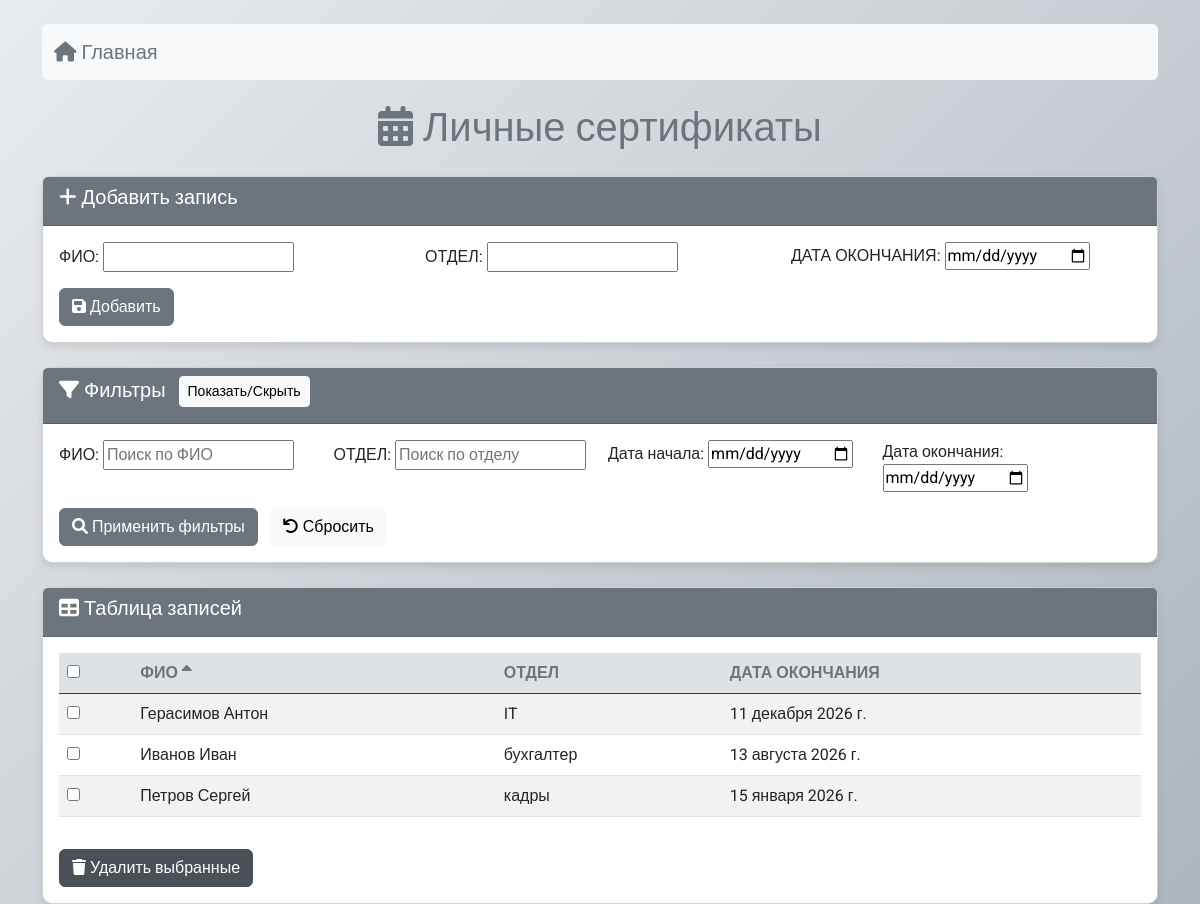
The app's page /certificate_expiry/ with its own data.
### certificates/models.py (models this page shows, shortened)
class CertificateExpiry(models.Model):
    full_name = models.CharField(max_length=100, verbose_name="ФИО")
    department = models.CharField(max_length=100, verbose_name="ОТДЕЛ")
    expiry_date = models.DateField(verbose_name="ДАТА ОКОНЧАНИЯ")

### certificates/views.py (the view)
# urls.py: path('certificate_expiry/', cert_views.certificate_expiry_list, name='certificate_expiry_list'),
def certificate_expiry_list(request):
    if request.method == 'POST':
        if 'add' in request.POST:
            form = CertificateExpiryForm(request.POST)
            if form.is_valid():
                form.save()
                return redirect('certificate_expiry_list')
        elif 'delete' in request.POST:
            selected_ids = request.POST.getlist('selected')
            CertificateExpiry.objects.filter(id__in=selected_ids).delete()
            return redirect('certificate_expiry_list')
    else:
        form = CertificateExpiryForm()
    filter_form = CertificateExpiryFilterForm(request.GET)
    expiries = CertificateExpiry.objects.all()
    if filter_form.is_valid():
        full_name = filter_form.cleaned_data.get('full_name')
        department = filter_form.cleaned_data.get('department')
        expiry_date_from = filter_form.cleaned_data.get('expiry_date_from')
        expiry_date_to = filter_form.cleaned_data.get('expiry_date_to')
        if full_name:
            expiries = expiries.filter(full_name__icontains=full_name)
        if department:
            expiries = expiries.filter(department__icontains=department)
        if expiry_date_from:
            expiries = expiries.filter(expiry_date__gte=expiry_date_from)
        if expiry_date_to:
            expiries = expiries.filter(expiry_date__lte=expiry_date_to)
    sort_by = request.GET.get('sort', 'full_name')
    if sort_by.startswith('-'):
        direction = 'desc'
        sort_field = sort_by[1:]
    else:
        direction = 'asc'
        sort_field = sort_by
    expiries = expiries.order_by(sort_by)
    today = timezone.now().date()
    return render(request, 'certificates/certificate_expiry_list.html', {
        'expiries': expiries,
        'form': form,
        'filter_form': filter_form,
        'today': today,
        'sort_by': sort_by,
        'direction': direction,
        'sort_field': sort_field,
    })

### certificates/forms.py
class CertificateExpiryForm(forms.ModelForm):
    class Meta:
        model = CertificateExpiry
        fields = ['full_name', 'department', 'expiry_date']
        widgets = {
            'expiry_date': forms.DateInput(attrs={'type': 'date'}),
        }

class CertificateExpiryFilterForm(forms.Form):
    full_name = forms.CharField(required=False, label="ФИО", widget=forms.TextInput(attrs={'placeholder': 'Поиск по ФИО'}))
    department = forms.CharField(required=False, label="ОТДЕЛ", widget=forms.TextInput(attrs={'placeholder': 'Поиск по отделу'}))
    expiry_date_from = forms.DateField(required=False, label="Дата начала", widget=forms.DateInput(attrs={'type': 'date'}))
    expiry_date_to = forms.DateField(required=False, label="Дата окончания", widget=forms.DateInput(attrs={'type': 'date'}))

### certificates/templates/certificates/certificate_expiry_list.html (shortened to what this page needs)
<!DOCTYPE html>
<html lang="ru">
<head>
    <link href="https://cdn.jsdelivr.net/npm/bootstrap@5.3.0/dist/css/bootstrap.min.css" rel="stylesheet">
    <link rel="stylesheet" href="https://cdnjs.cloudflare.com/ajax/libs/font-awesome/6.0.0/css/all.min.css">
</head>
<body>
    <div class="container mt-4">
        <nav class="navbar navbar-expand-lg navbar-light bg-light mb-4 rounded">
            <div class="container-fluid">
                <a class="navbar-brand text-secondary" href="/"><i class="fas fa-home"></i> Главная</a>
            </div>
        </nav>
        <h1 class="text-center text-secondary mb-4"><i class="fas fa-calendar-alt"></i> Личные сертификаты</h1>
        <div class="card mb-4">
            <div class="card-header">
                <h5><i class="fas fa-plus"></i> Добавить запись</h5>
            </div>
            <div class="card-body">
                <form method="post">
                    <div class="row g-3">
                        <div class="col-md-4">{{ form.full_name.label_tag }} {{ form.full_name }}</div>
                        <div class="col-md-4">{{ form.department.label_tag }} {{ form.department }}</div>
                        <div class="col-md-4">{{ form.expiry_date.label_tag }} {{ form.expiry_date }}</div>
                    </div>
                    <button type="submit" name="add" class="btn btn-secondary mt-3"><i class="fas fa-save"></i> Добавить</button>
                </form>
            </div>
        </div>
        <div class="card mb-4">
            <div class="card-header">
                <h5><i class="fas fa-filter"></i> Фильтры <button class="btn btn-sm btn-light ms-2" type="button" data-bs-toggle="collapse" data-bs-target="#filterCollapse">Показать/Скрыть</button></h5>
            </div>
            <div class="collapse show" id="filterCollapse">
                <div class="card-body">
                    <form method="get" class="row g-3">
                        <div class="col-md-3">{{ filter_form.full_name.label_tag }} {{ filter_form.full_name }}</div>
                        <div class="col-md-3">{{ filter_form.department.label_tag }} {{ filter_form.department }}</div>
                        <div class="col-md-3">{{ filter_form.expiry_date_from.label_tag }} {{ filter_form.expiry_date_from }}</div>
                        <div class="col-md-3">{{ filter_form.expiry_date_to.label_tag }} {{ filter_form.expiry_date_to }}</div>
                        <div class="col-12">
                            <button type="submit" class="btn btn-secondary"><i class="fas fa-search"></i> Применить фильтры</button>
                            <a href="?" class="btn btn-light ms-2"><i class="fas fa-undo"></i> Сбросить</a>
                        </div>
                    </form>
                </div>
            </div>
        </div>
        <div class="card">
            <div class="card-header">
                <h5><i class="fas fa-table"></i> Таблица записей</h5>
            </div>
            <div class="card-body">
                <form method="post">
                    <div class="table-responsive">
                        <table class="table table-striped table-hover">
                            <thead class="table-dark">
                                <tr>
                                    <th><input type="checkbox" id="selectAll"></th>
                                    <th><a href="?{% if sort_field == 'full_name' and direction == 'asc' %}sort=-full_name{% else %}sort=full_name{% endif %}{{ filter_form.data.urlencode }}" class="sortable">ФИО {% if sort_field == 'full_name' %}{% if direction == 'asc' %}<i class="fas fa-sort-up"></i>{% else %}<i class="fas fa-sort-down"></i>{% endif %}{% endif %}</a></th>
                                    <th><a href="?{% if sort_field == 'department' and direction == 'asc' %}sort=-department{% else %}sort=department{% endif %}{{ filter_form.data.urlencode }}" class="sortable">ОТДЕЛ </a></th>
                                    <th><a href="?{% if sort_field == 'expiry_date' and direction == 'asc' %}sort=-expiry_date{% else %}sort=expiry_date{% endif %}{{ filter_form.data.urlencode }}" class="sortable">ДАТА ОКОНЧАНИЯ </a></th>
                                </tr>
                            </thead>
                            <tbody>
                                {% for expiry in expiries %}
                                <tr class="{% if expiry.expiry_date < today %}expired{% endif %}">
                                    <td><input type="checkbox" name="selected" value="{{ expiry.id }}"></td>
                                    <td>{{ expiry.full_name }}</td>
                                    <td>{{ expiry.department }}</td>
                                    <td>{{ expiry.expiry_date }}</td>
                                </tr>
                                {% endfor %}
                            </tbody>
                        </table>
                    </div>
                    <button type="submit" name="delete" class="btn btn-danger mt-3"><i class="fas fa-trash"></i> Удалить выбранные</button>
                </form>
            </div>
        </div>
    </div>
</body>
</html>

### certificates/templates/certificates/certificate_expiry_list.html (style rules this page uses)
body { font-family: 'Roboto', sans-serif; background: linear-gradient(135deg, #e9ecef 0%, #adb5bd 100%); min-height: 100vh; }
.table th { background-color: #dee2e6; }
.sortable { color: #6c757d; text-decoration: none; }
.card { border-radius: 10px; box-shadow: 0 4px 8px rgba(0,0,0,0.1); }
.card-header { background-color: #6c757d; color: white; }
.btn-secondary { background-color: #6c757d; border-color: #6c757d; }
.btn-danger { background-color: #495057; border-color: #495057; }

### records on screen
CertificateExpiry: full_name "Герасимов Антон", department "IT", expiry_date "11 декабря 2026 г."
CertificateExpiry: full_name "Иванов Иван", department "бухгалтер", expiry_date "13 августа 2026 г."
CertificateExpiry: full_name "Петров Сергей", department "кадры", expiry_date "15 января 2026 г."

### other values on screen
{{ filter_form.full_name.label_tag }} "ФИО:"
{{ filter_form.department.label_tag }} "ОТДЕЛ:"
{{ filter_form.expiry_date_from.label_tag }} "Дата начала:"
{{ filter_form.expiry_date_to.label_tag }} "Дата окончания:"
